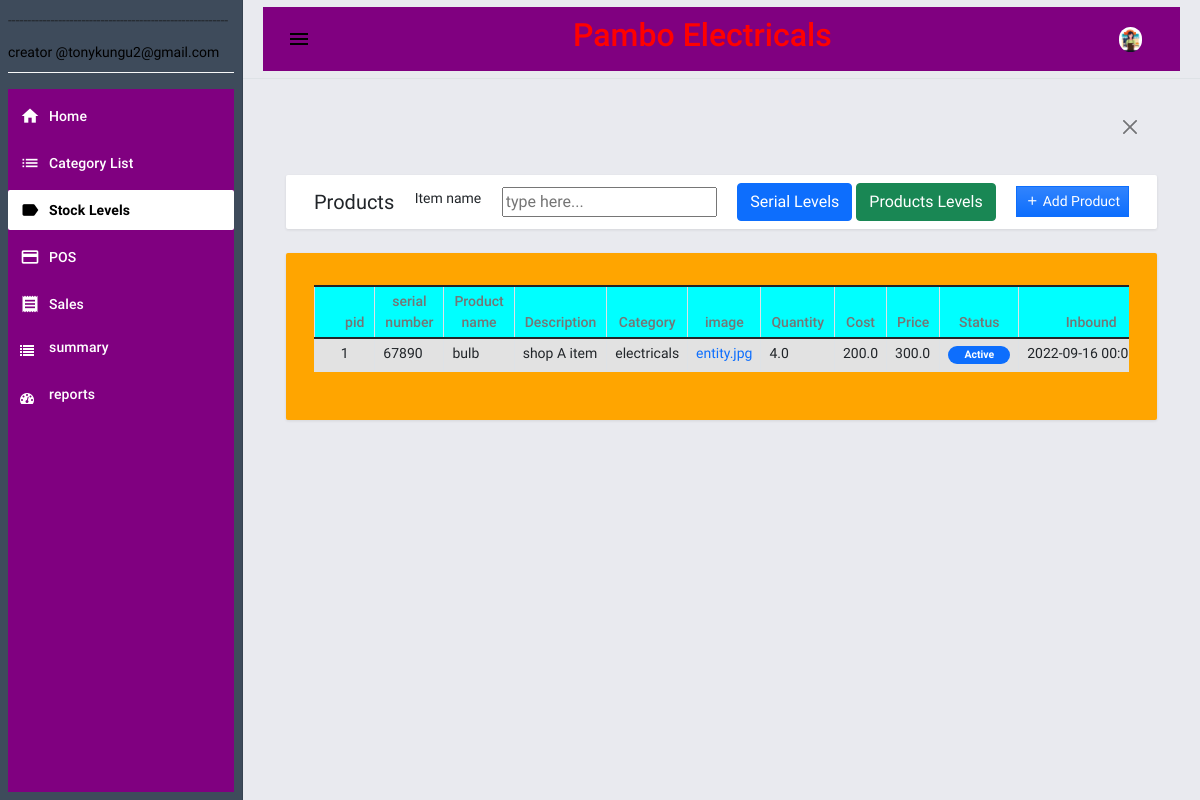
The page /products (signed in) on the database as committed earlier.
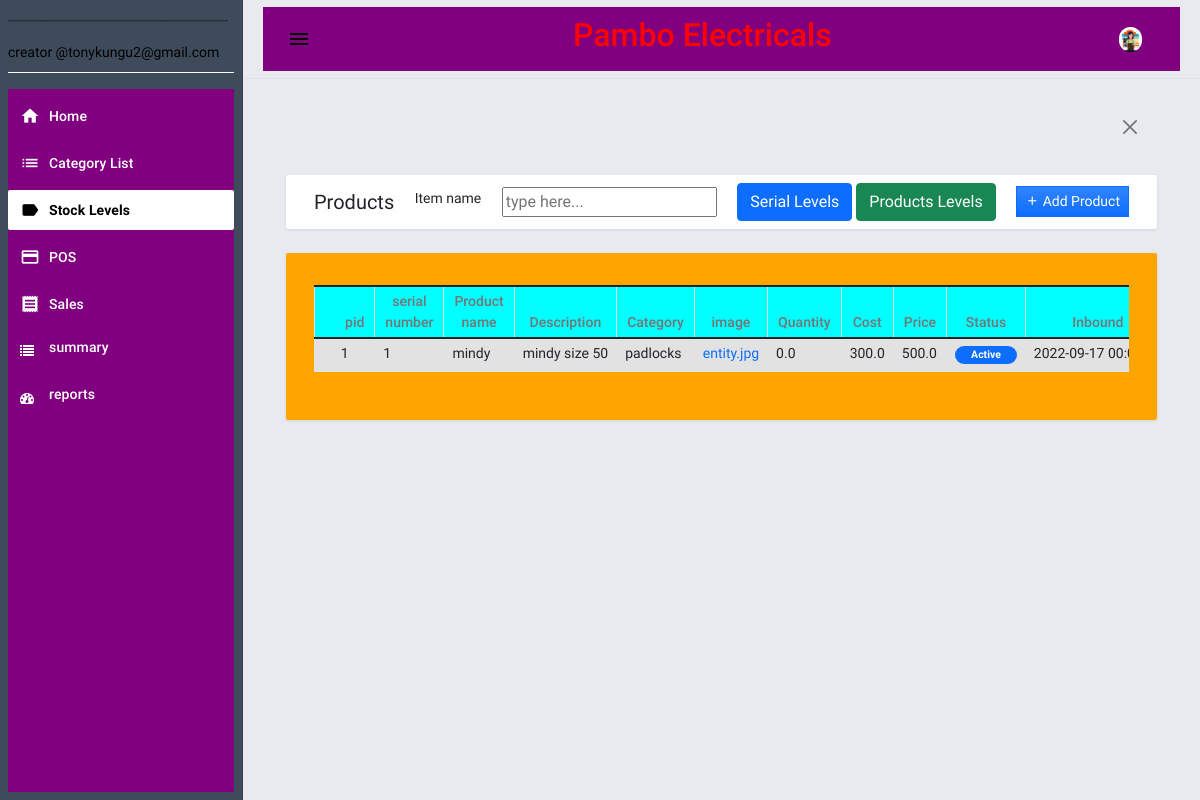
The same page on the database as committed later.
### pambo/database.py (models this page shows)
class products(posData.Model): # actual products info
    pid=posData.Column(posData.Integer,primary_key=True)
    serial=posData.Column(posData.String(),nullable=False,default="0")
    pname=posData.Column(posData.String(100),nullable=False)
    pDesc=posData.Column(posData.String(100),nullable=True)
    pCat=posData.Column(posData.String(100),nullable=False)
    pImage=posData.Column(posData.String(100),nullable=True)
    pQuant=posData.Column(posData.Float,nullable=False)
    pCost=posData.Column(posData.Float,nullable=False)
    pPrice=posData.Column(posData.Float,nullable=False)
    pStatus=posData.Column(posData.String(100),nullable=False)
    pDate=posData.Column(posData.DateTime,nullable=False,default=datetime.utcnow)
    pShop=posData.Column(posData.String(100),nullable=False)
    pCreator=posData.Column(posData.String(100),nullable=False)

### pambo/routes.py (the view)
@app.route('/products')
@login_required
def prodInfo():
    prods=products.query.all()
    prodGrp=getProdCat()
    return render_template('products.html',prods=prods,prodGrp=prodGrp)

### pambo/grpProd.py (called while the page is built)
def getProdCat():
    conn=sqlite3.connect('./pambo/pos.db')
    rows=[]
    cur=conn.execute('select pName,pCat,count(*) as No_Products,sum(pCost) as total_cost,sum(pPrice) as total_Price from products group by pName')
    for row in cur:
        rows.append(row)
    return rows

### pambo/routes.py (called while the page is built)
@logins.user_loader
def load_user(id):
    return posUsers.query.get(int(id))

### pambo/template/products.html (shortened to what this page needs)
{% extends "base.html" %} {% block pageContent %}
<div class="mdc-layout-grid__cell stretch-card mdc-layout-grid__cell--span-12">
    <div class="mdc-card py-2">
        <div class="d-flex justify-content-between align-items-center">
            <h4 class="card-title mb-0">Products </h4>
            <p>Item name</p>
            <input list="magicHouses" id="iname" name="iname" placeholder="type here..." />
            <div class="text-start">
                <a href="{{url_for('prodInfo')}}"><button class="btn btn-primary" id="create_new"><span> Serial Levels</span></button></a>
                <button onclick="prodGrp()" class="btn btn-success"id="create_new"><span> Products Levels</span></button>
            </div>
            <div class="text-start">
                <a href="{{url_for('addProd')}}"><button class="btn btn-primary bg-gradient btn-sm rounded-0" id="create_new"><i class="mdi mdi-plus"></i><span> Add Product</span></button></a>
            </div>
        </div>
    </div>
</div>
<div class="mdc-layout-grid__cell stretch-card mdc-layout-grid__cell--span-12">
    <div class="mdc-card" style="background-color:orange ;">
        <div class="table-responsive" id="products">
            <table class="table table-striped table-bordered">
                <colgroup>
                    <col width="5%">
                    <col width="20%">
                    <col width="20%">
                    <col width="25%">
                    <col width="15%">
                    <col width="15%">
                </colgroup>
                <thead style="background-color:aqua">
                    <tr>
                        <th class="text-center py-1">pid</th>
                        <th class="text-center py-1">serial number</th>
                        <th class="text-center py-1">Product name</th>
                        <th class="text-center py-1">Description</th>
                        <th class="text-center py-1">Category</th>
                        <th class="text-center py-1">image</th>
                        <th class="text-center py-1">Quantity</th>
                        <th class="text-center py-1">Cost</th>
                        <th class="text-center py-1">Price</th>
                        <th class="text-center py-1">Status</th>
                        <th class="text-center py-1">Inbound</th>
                    </tr>
                </thead>
                <tbody id="prodtab">
                    {% for prod in prods %}
                    <tr>
                        <td class="px-2 py-1 text-center">{{prod.pid}}</td>
                        <td class="px-2 py-1 text-start">{{prod.serial}}</td>
                        <td class="px-2 py-1 text-start">{{prod.pname}}</td>
                        <td class="px-2 py-1 text-start">{{prod.pDesc}}</td>
                        <td class="px-2 py-1 text-start">{{prod.pCat}}</td>
                        <td class="px-2 py-1 text-start"><a href="/imdownload/{{prod.pImage}}">{{prod.pImage}}</a> </td>
                        <td class="px-2 py-1 text-start">{{prod.pQuant}}</td>
                        <td class="px-2 py-1 text-start">{{prod.pCost}}</td>
                        <td class="px-2 py-1 text-start">{{prod.pPrice}}</td>
                        <td class="px-2 py-1 text-center">
                            {% if prod.pStatus=="1" %}
                            <span class="badge bg-primary rounded-pill px-3">Active</span>
                            {% else %}
                            <span class="badge bg-secondary rounded-pill px-3">Inactive</span>
                            {% endif %}
                        </td>
                        <td class="px-2 py-1 text-start">{{prod.pDate}}</td>
                    </tr>
                   {% endfor %}
                </tbody>
            </table>
        </div>
    </div>
</div>
{% endblock pageContent %}

### pambo/template/base.html (shortened to what this page needs)
<!DOCTYPE html>
<html lang="en">
<head>
    <link rel="stylesheet" href="/static/posAPP/assets/bootstrap/css/bootstrap.min.css">
    <link rel="stylesheet" href="/static/posAPP/assets/material-admin/vendors/mdi/css/materialdesignicons.min.css">
    <link rel="stylesheet" href="/static/posAPP/assets/material-admin/vendors/css/vendor.bundle.base.css">
    <link rel="stylesheet" href="/static/posAPP/assets/material-admin/vendors/flag-icon-css/css/flag-icon.min.css">
    <link rel="stylesheet" href="/static/posAPP/assets/material-admin/vendors/jvectormap/jquery-jvectormap.css">
    <link rel="stylesheet" href="/static/posAPP/assets/material-admin/css/demo/style.css">
    <link rel="stylesheet" href="/static/posAPP/assets/select2/dist/css/select2.min.css">
    <link rel="stylesheet" href="/static/posAPP/assets/default/css/style.css">
    <link rel="stylesheet"
    href=
"https://cdnjs.cloudflare.com/ajax/libs/font-awesome/4.7.0/css/font-awesome.min.css">
  </head>
</head>
<body>
    <div class="body-wrapper">
        {% block navigation %} {% include "navigation.html" %} {% endblock navigation %}
        <div class="main-wrapper mdc-drawer-app-content">
            {% block TopNavigation %} {% include "topNavigation.html" %} {% endblock TopNavigation %}
            <div class="page-wrapper mdc-toolbar-fixed-adjust">
                <main class="content-wrapper">
                    <div class="mdc-layout-grid py-1">
                        <div class="mdc-layout-grid__inner">
                            <div class="mdc-layout-grid__cell stretch-card mdc-layout-grid__cell--span-12">
                                <div class="alert alert w-100 rounded-0 mb-0">
                                    <div class="d-flex w-100">
                                        <div class="col-auto flex-shrink-1 flex-grow-1"></div>
                                        <div class="col-auto text-center">
                                            <button class="btn-close btn-sm text-sm" type="button" onclick="$(this).closest('.alert').remove()"></button>
                                        </div>
                                    </div>
                                </div>
                            </div>
                        </div>
                    </div>
                    <div class="mdc-layout-grid">
                        <div class="mdc-layout-grid__inner">
                            {% block pageContent %} {% endblock pageContent %}
                        </div>
                    </div>
                </main>
                <footer>
                    <div class="mdc-layout-grid">
                    </div>
                </footer>
            </div>
        </div>
    </div>
</body>
</html>

### pambo/template/navigation.html
<aside class="mdc-drawer mdc-drawer--dismissible mdc-drawer--open bg-dark bg-gradient">
    <div class="mdc-drawer__header border-bottom border-light">
        <p>---------------------------------------------------------</p>
        <p style="color:black">creator @tonykungu2@gmail.com</p>
    </div>
    <div class="mdc-drawer__content" style="background-color:purple">
        <div class="mdc-list-group">
            <nav class="mdc-list mdc-drawer-menu">
                <div class="mdc-list-item mdc-drawer-item">
                    <a class="mdc-drawer-link" href="{{url_for('home')}}">
                        <i class="material-icons mdc-list-item__start-detail mdc-drawer-item-icon" aria-hidden="true">home</i> Home
                    </a>
                </div>
                <div class="mdc-list-item mdc-drawer-item">
                    <a class="mdc-drawer-link" href="{{url_for('catInfo')}}">
                        <i class="material-icons mdc-list-item__start-detail mdc-drawer-item-icon" aria-hidden="true">list</i> Category List
                    </a>
                </div>
                <div class="mdc-list-item mdc-drawer-item">
                    <a class="mdc-drawer-link" href="{{url_for('prodInfo')}}">
                        <i class="material-icons mdc-list-item__start-detail mdc-drawer-item-icon" aria-hidden="true">label</i> Stock Levels
                    </a>
                </div>
                <div class="mdc-list-item mdc-drawer-item">
                    <a class="mdc-drawer-link" href="{{url_for('posPage')}}">
                        <i class="material-icons mdc-list-item__start-detail mdc-drawer-item-icon" aria-hidden="true">payment</i> POS
                    </a>
                </div>
                <div class="mdc-list-item mdc-drawer-item">
                    <a class="mdc-drawer-link" href="{{url_for('salesInfo')}}">
                        <i class="material-icons mdc-list-item__start-detail mdc-drawer-item-icon" aria-hidden="true">receipt</i> Sales
                    </a>
                </div>
                <div class="mdc-list-item mdc-drawer-item">
                    <a class="mdc-drawer-link" href="{{url_for('summaryInfo')}}">
                        <i class="fa fa-list"></i>
                       <p style="margin-left:15px">summary</p>
                    </a>
                </div>
                 <div class="mdc-list-item mdc-drawer-item">
                    <a class="mdc-drawer-link" href="{{url_for('graphs')}}">
                        <i class="fa fa-dashboard"></i>
                       <p style="margin-left:15px">reports</p>
                    </a>
                </div>
            </nav>
        </div>
    </div>
</aside>

### pambo/template/topNavigation.html (shortened to what this page needs)
<header class="mdc-top-app-bar border-bottom shadow">
    <div class="mdc-top-app-bar__row" style="background-color:purple">
        <div class="mdc-top-app-bar__section mdc-top-app-bar__section--align-start">
            <button class="material-icons mdc-top-app-bar__navigation-icon mdc-icon-button sidebar-toggler">menu</button>
            <h3 class="glow" style="margin-left:250px; font-size: 32px;">Pambo Electricals</h3>
        </div>
        <div class="mdc-top-app-bar__section mdc-top-app-bar__section--align-end mdc-top-app-bar__section-right" style="background-color:purple">
            <div class="menu-button-container menu-profile d-none d-md-block">
                <button class="mdc-button mdc-menu-button">
                    <span class="d-flex align-items-center">
                    <span class="figure">
                        <img src="/static/posAPP/assets/material-admin/images/faces/index.png" alt="user" class="user">
                    </span>
                    </span>
                </button>
            </div>
        </div>
    </div>
</header>

### pambo/static/posAPP/assets/default/css/style.css (style rules this page uses)
html, body { height: 100%; width: 100%; }
.body-wrapper .main-wrapper .page-wrapper .content-wrapper { min-height: calc(100vh - 84px - 62px) !important; }
.bg-primary { background: var(--bs-primary) !important; }
.mdc-drawer { background: unset; }
.mdc-drawer__header, .mdc-drawer__content { margin: .5em !important; }
.mdc-list-item.mdc-drawer-item { margin-left: 0 !important; margin-right: 0 !important; }

### pambo/template/topNavigation.html (style rules this page uses)
.glow { font-size: 70px; color: red; text-align: center; -webkit-animation: glow 1s ease-in-out infinite alternate; -moz-animation: glow 1s ease-in-out infinite alternate; animation: glow 1s ease-in-out infinite alternate; }

Rows that differ between the two databases and show on the page:
changed products "entity.jpg": serial "67890" → "1"; pname "bulb" → "mindy"; pDesc "shop A item" → "mindy size 50"; pCat "electricals" → "padlocks"; pQuant "4.0" → "0.0"; pCost "200.0" → "300.0"; pPrice "300.0" → "500.0"; pDate "2022-09-16…" → "2022-09-17…"
